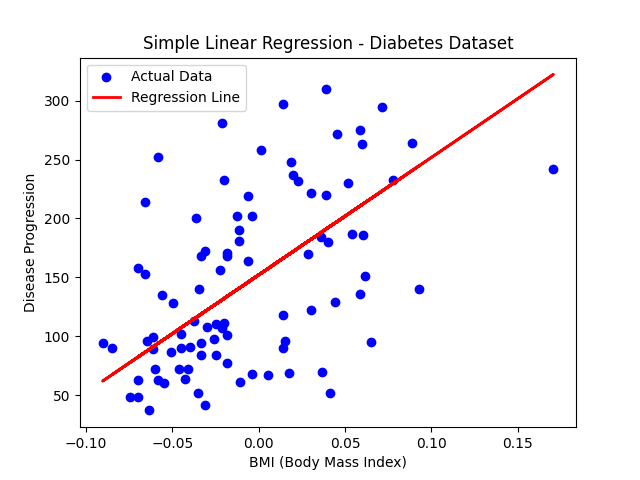

Here is the Python script that generated this plot:
import numpy as np
import matplotlib.pyplot as plt
from sklearn.datasets import load_diabetes
from sklearn.model_selection import train_test_split
from sklearn.linear_model import LinearRegression
from sklearn.metrics import mean_squared_error, r2_score

# Load dataset
diabetes = load_diabetes()

# Select one feature (BMI = 3rd column in dataset)
X = diabetes.data[:, np.newaxis, 2]
y = diabetes.target

# Train-test split
X_train, X_test, y_train, y_test = train_test_split(
X, y, test_size=0.2, random_state=42
 )

# Train model
model = LinearRegression()
model.fit(X_train, y_train)

# Predictions
y_pred = model.predict(X_test)

# Regression line equation
print("Intercept (b0):", model.intercept_)
print("Coefficient(b1):", model.coef_[0])
print(f"Regression Line Equation: y = {model.intercept_:.2f} + {model.coef_[0]:.2f}*x")

 # Evaluation
print("Mean Squared Error:", mean_squared_error(y_test, y_pred))
print("R2 Score:", r2_score(y_test, y_pred))

# Visualization
plt.scatter(X_test, y_test, color="blue", label="Actual Data")
plt.plot(X_test, y_pred, color="red", linewidth=2, label="Regression Line")
plt.xlabel("BMI (Body Mass Index)")
plt.ylabel("Disease Progression")
plt.title("Simple Linear Regression - Diabetes Dataset")
plt.legend()
plt.savefig('linear regression')
